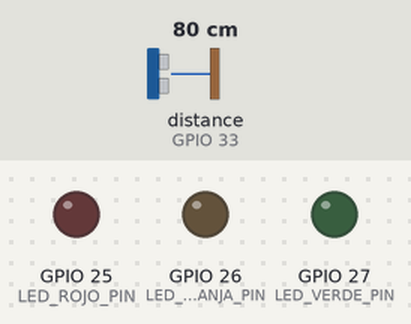
Simulated run of this sketch. Board: ESP32. On the bench: output pins drawn as LEDs (lit = HIGH). Wiring (inferred from the names in the program): ultrasonic range finder: trigger GPIO 32; echo GPIO 33. Dashed ring = blinking. Inputs (shaded band) come from the test bench; at power-on: distance to the obstacle (sensor on GPIO 33) 80 cm. The echo pulse lasts 58.3 µs per cm; pins used as bus, display or sensor lines are not drawn; what the sketch prints to the serial monitor is not drawn.

Above: at 1.2 s.
1.3 s: distance to the obstacle (sensor on GPIO 33) set to 148 cm
At 1.76 s:
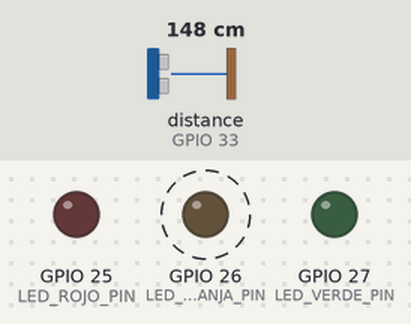
4.3 s: distance to the obstacle (sensor on GPIO 33) set to 156 cm
At 5.6 s:
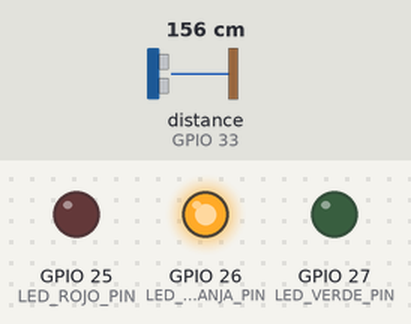
5.9 s: distance to the obstacle (sensor on GPIO 33) set to 35 cm
At 6.65 s:
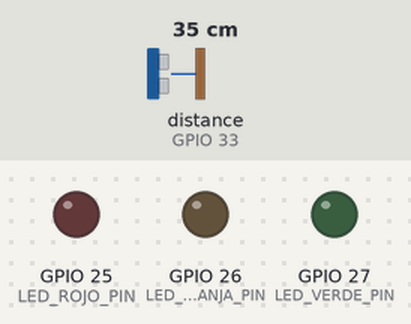
8.9 s: distance to the obstacle (sensor on GPIO 33) set to 47 cm
11.9 s: distance to the obstacle (sensor on GPIO 33) set to 55 cm
14.9 s: distance to the obstacle (sensor on GPIO 33) set to 2 cm
Timing chart, 0 to 17.9 s (numbered marks = the images above; inputs shaded):
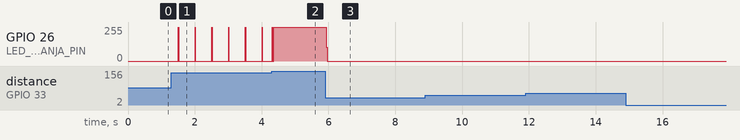

Measured:
- the behaviour switches between 151 and 152 cm on distance to the obstacle (sensor on GPIO 33) (found by bisection; images 1 and 2)
- after the input at 1.3 s, GPIO 26 (LED_NARANJA_PIN): alternates 255/255 for 0.01 s and 0/255 for 0.49 s, starting after 0.21 s
- after the input at 5.9 s, GPIO 26 (LED_NARANJA_PIN): 255/255 → 0/255 at once

The sketch:

Practica_uno_movimiento.ino
```cpp
class Ultrasonico {
  private:
    int trigPin;
    int echoPin;

  public:
    Ultrasonico(int trig, int echo)
      : trigPin(trig), echoPin(echo) {
      pinMode(trigPin, OUTPUT);
      pinMode(echoPin, INPUT);
    }

    long medirDistancia() {
      digitalWrite(trigPin, LOW);
      delayMicroseconds(2);
      digitalWrite(trigPin, HIGH);
      delayMicroseconds(10);
      digitalWrite(trigPin, LOW);

      long duracion = pulseIn(echoPin, HIGH);

      long distancia = duracion * 0.034 / 2;

      return distancia;
    }
};

class LED {
  private:
    int pin;
    bool estado;
    unsigned long ultimoCambio;
    int intervaloParpadeo;

  public:
    LED(int pinLed)
      : pin(pinLed), estado(false), ultimoCambio(0), intervaloParpadeo(0) {
      pinMode(pin, OUTPUT);
      apagar();
    }

    void encender() {
      estado = true;
      digitalWrite(pin, HIGH);
    }

    void apagar() {
      estado = false;
      digitalWrite(pin, LOW);
    }

    void parpadear(int intervalo) {
      intervaloParpadeo = intervalo;
      unsigned long tiempoActual = millis();
      if (tiempoActual - ultimoCambio >= intervaloParpadeo) {
        estado = !estado;
        digitalWrite(pin, estado ? HIGH : LOW);
        ultimoCambio = tiempoActual;
      }
    }
};

// Definición de pines
#define TRIG_PIN 32
#define ECHO_PIN 33
#define LED_ROJO_PIN 25
#define LED_NARANJA_PIN 26
#define LED_VERDE_PIN 27

// Creación de objetos para el sensor y los LEDs
Ultrasonico sensor(TRIG_PIN, ECHO_PIN);
LED ledRojo(LED_ROJO_PIN);
LED ledNaranja(LED_NARANJA_PIN);
LED ledVerde(LED_VERDE_PIN);

void setup() {
  Serial.begin(115200);
}

void loop() {
  long distancia = sensor.medirDistancia();
  Serial.print("Distancia: ");
  Serial.print(distancia);
  Serial.println(" cm");

  ledRojo.apagar();
  ledNaranja.apagar();
  ledVerde.apagar();

  if (distancia < 50) {
    ledRojo.parpadear(500);
  } else if (distancia >= 50 && distancia < 150) {
    ledNaranja.parpadear(500);
  } else if (distancia >= 150 && distancia < 300) {
    ledNaranja.encender();
  } else if (distancia >= 300) {
    ledVerde.encender();
  }

}
```
